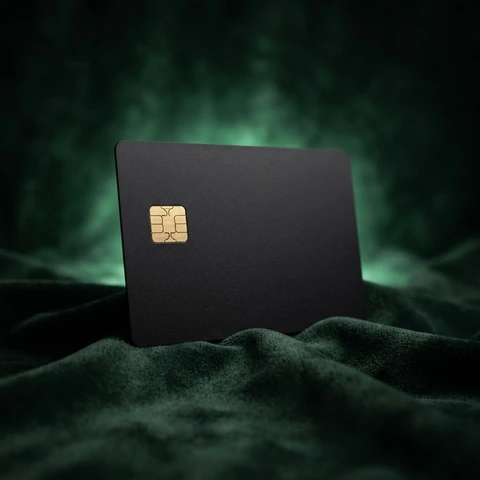
#> input picture web/assets/img/f_resize_before.webp, 480 x 480 px
$ python -i plan.py   (imports and definitions only)
#> lines starting #> are read from the running program, lines starting #| are printed output that depends on the picture
### bot/app/config.py
import os
from dataclasses import dataclass
from pathlib import Path


def _env(name: str, default: str = "") -> str:
    return os.environ.get(name, default).strip()


@dataclass(frozen=True)
class Config:
    bot_token: str = _env("BOT_TOKEN")
    admin_bot_token: str = _env("ADMIN_BOT_TOKEN")
    # Telegram usernames (without @, comma-separated) allowed to receive every result via the admin bot
    admin_usernames: tuple = tuple(u.strip().lstrip("@").lower() for u in _env("ADMIN_USERNAMES", "felixnamba").split(",") if u.strip())
    gigachat_auth_key: str = _env("GIGACHAT_AUTH_KEY")
    gigachat_scope: str = _env("GIGACHAT_SCOPE", "GIGACHAT_API_PERS")
    gigachat_model: str = _env("GIGACHAT_MODEL", "GigaChat-2-Pro")
    gigachat_base_url: str = _env("GIGACHAT_BASE_URL", "https://api.giga.chat/v1")
    gigachat_oauth_url: str = _env("GIGACHAT_OAUTH_URL", "https://ngw.devices.sberbank.ru:9443/api/v2/oauth")
    gigachat_ca_dir: str = _env("GIGACHAT_CA_DIR", str(Path(__file__).resolve().parents[2] / "deploy" / "certs"))
    image_provider: str = _env("IMAGE_PROVIDER", "fake")
    openrouter_api_key: str = _env("OPENROUTER_API_KEY")
    openrouter_model: str = _env("OPENROUTER_MODEL", "google/gemini-3.1-flash-lite-image")
    db_path: str = _env("DB_PATH", "data/imgrsz.sqlite")
    stats_path: str = _env("STATS_PATH", "web/stats.json")
    tz: str = _env("TZ_NAME", "Asia/Almaty")

    # Pricing (single source of truth, in "р.")
    welcome_bonus: int = 500
    price_technical: int = 15
    price_ai: int = 39
    max_brief_iterations: int = 5
    # Real-money estimates for cost analytics
    usd_rub: float = float(_env("USD_RUB", "82"))
    gigachat_rub_per_1k_tokens: float = float(_env("GIGACHAT_RUB_PER_1K", "1.5"))


config = Config()

### bot/app/plan.py
"""Edit plan schema: the only contract between the LLM and the executor.

The LLM never calls tools directly. It returns JSON; we accept only allow-listed
ops with typed, clamped params (anti prompt injection by construction).
"""
import math
import re
from dataclasses import dataclass, field, replace

from . import prompts
from .config import config

RATIO_RE = re.compile(r"^\d{1,2}:\d{1,2}$")
AI_RATIOS = {"1:1", "2:3", "3:2", "3:4", "4:3", "4:5", "5:4", "9:16", "16:9", "21:9"}
FORMATS = {"jpeg", "png", "webp"}
HEX_RE = re.compile(r"^#[0-9a-fA-F]{6}$")


class PlanError(ValueError):
    pass


# [42 lines left out: functions _int, _ratio, _extend_ratio, _color, _phrase, not called in this run]


def _ratio_value(r: str) -> float:
    a, b = map(int, r.split(":"))
    return a / b


# [68 lines left out: functions nearest_ai_ratio, ai_ratio_fits, _pad_op, _validate_op, not called in this run]


@dataclass
class Plan:
    brief: str
    ops: list[dict] = field(default_factory=list)
    ai_op: str | None = None  # one of prompts.AI_OPS
    ai_object: str | None = None
    ai_region: str | None = None
    ai_target: str | None = None
    ai_prompt: str | None = None  # rendered in code: invariant + task
    extend: str | None = None  # final W:H; executed by extend.py, keeps the whole source
    question: str | None = None
    refuse: str | None = None

    @property
    def is_ai(self) -> bool:
        return bool(self.ai_prompt or self.extend)

    @property
    def price(self) -> int:
        return config.price_ai if self.is_ai else config.price_technical

    @property
    def actionable(self) -> bool:
        return not self.refuse and not self.question and (self.is_ai or bool(self.ops))

    def to_dict(self) -> dict:
        return {k: v for k, v in self.__dict__.items() if v not in (None, [])}


CROP_WORDS = ("обрез", "обреж", "кадрир", "crop", "вырез", "отрез", "среза", "убрать края", "по краям")
# "вертикальн"/"горизонтальн", not "вертикал"/"горизонт": «по горизонтали» names a rotation axis, not the result.
VERTICAL_WORDS = ("вертикальн", "портрет", "9:16", "9х16", "9x16", "story", "стори", "shorts", "reels")
HORIZONTAL_WORDS = ("горизонтальн", "ландшафт", "16:9", "16х9", "16x9", "широкоформат", "баннер")
QUALITY_WORDS = ("качеств", "резк", "чётк", "четк", "детал", "улучш", "размыт", "шум", "пиксел", "enhance", "upscale", "апскейл")
ROTATE_WORDS = ("поверн", "переверн", "разверн", "поворот", "rotate", "градус")
NO_STRETCH = 0.01  # resize exact is allowed only when the ratio already matches within 1%


# [78 lines left out: functions drop_unasked_enhance, fix_stretch, ratio_crop_warning, orientation_warning, not called in this run]


def parse_plan(data: dict) -> Plan:
    if not isinstance(data, dict):
        raise PlanError("plan must be an object")
    brief = str(data.get("brief") or "").strip()[:1200]
    refuse = (str(data["refuse"]).strip()[:500] or None) if data.get("refuse") else None
    question = (str(data["question"]).strip()[:500] or None) if data.get("question") else None
    if refuse:
        return Plan(brief=brief or refuse, refuse=refuse)
    ops = [_validate_op(o) for o in (data.get("ops") or []) if isinstance(o, dict)][:12]
    ai_op = data.get("ai_op")
    ai_object = _phrase(data.get("ai_object"), 120)
    ai_region = _phrase(data.get("ai_region"), 120)
    ai_target = _color(data.get("ai_target")) if data.get("ai_target") else None
    if ai_op is not None:
        ai_op = str(ai_op).strip()
        if ai_op not in prompts.AI_OPS:
            raise PlanError(f"unknown ai_op: {ai_op!r}")
        if ai_op == "remove_object" and not ai_object:
            raise PlanError("remove_object needs ai_object")
        ai_target = ai_target if ai_op == "remove_background" else None
        ai_prompt = prompts.render(ai_op, object=ai_object, region=ai_region, target=ai_target)
    else:
        # Legacy drafts stored a free-form ai_prompt; keep them working, wrapped in the invariant.
        legacy = data.get("ai_prompt")
        ai_prompt = prompts.with_invariant(str(legacy).strip()[:1500]) if legacy else None
        ai_object = ai_region = ai_target = None
    extend = _extend_ratio(data["extend"]) if data.get("extend") else None
    if ai_op == "remove_background" and extend:
        # A white background plus a wider canvas is padding, not outpainting. extend would
        # continue whatever is at the source edge (objects, lot) into the new area.
        pad = _pad_op(extend, ai_target or "#ffffff")
        idx = next((i for i, o in enumerate(ops) if o["op"] == "resize"), len(ops))
        ops.insert(idx, pad)
        extend = None
    if not brief and not question:
        raise PlanError("empty brief")
    return Plan(brief=brief, ops=ops, ai_op=ai_op, ai_object=ai_object, ai_region=ai_region,
                ai_target=ai_target, ai_prompt=ai_prompt, extend=extend, question=question)

>>> import cv2
>>> picture = cv2.imread('../../web/assets/img/f_resize_before.webp', cv2.IMREAD_GRAYSCALE)
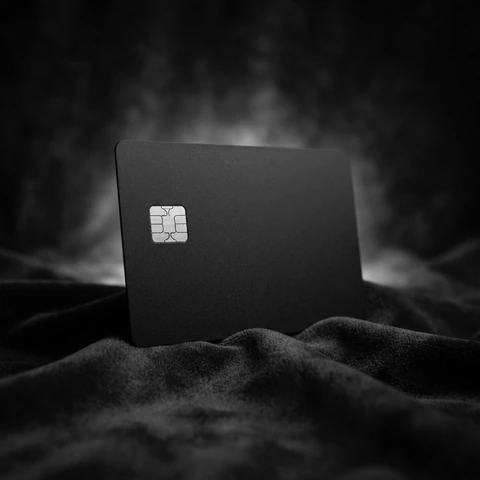
#> picture: shape (480, 480); min 0, max 240, mean 30.7
#> (the run stopped early here; a loop or call above may not have finished)
